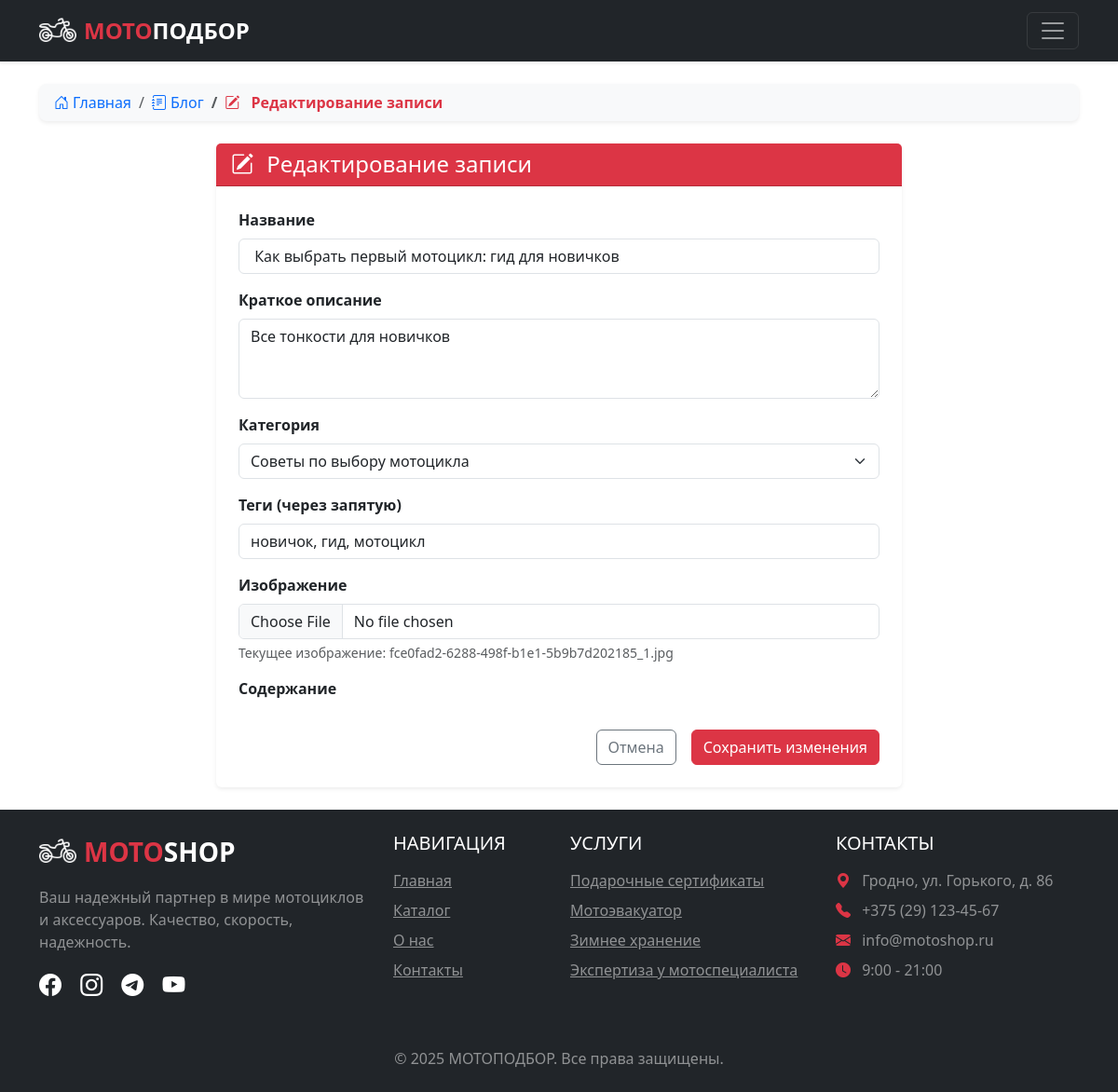
Screenshot of /edit-blog-post/1 (signed in) with the database file from the repository.
### app.py (models this page shows, shortened)
class BlogPost(db.Model):
    __tablename__ = 'blog_posts'
    id = db.Column(db.Integer, primary_key=True)
    title = db.Column(db.String(200), nullable=False)
    short_description = db.Column(db.String(300), nullable=False)
    content = db.Column(db.Text, nullable=False)
    image_name = db.Column(db.String(100), nullable=False)
    category = db.Column(db.String(50), nullable=False)
    tags = db.Column(db.String(200))
    views = db.Column(db.Integer, default=0)
    created_at = db.Column(db.DateTime, default=datetime.now)
    updated_at = db.Column(db.DateTime, default=datetime.now, onupdate=datetime.now)
    comments = db.relationship('Comment', backref='blog_post', lazy=True, cascade='all, delete-orphan')

class Services(db.Model):
    id = db.Column(db.Integer,primary_key=True)
    title = db.Column(db.String(100))
    text = db.Column(db.Text)

### app.py (the view, shortened to what this page needs)
@app.route('/edit-blog-post/<int:post_id>', methods=['GET', 'POST'])
def edit_blog_post(post_id):
    current_user = Users.query.filter_by(email=session['name']).first()
    post = BlogPost.query.get_or_404(post_id)
    if current_user.root != 1 and current_user.id != post.author_id:
        flash('У вас нет прав для редактирования этой записи', 'danger')
        return redirect(url_for('blog_post', post_id=post_id))
    return render_template('edit_blog_post.html', post=post)

### app.py (called while the page is built)
@app.context_processor
def inject_user():
    def get_user_name():
        if 'name' in session:
            user = Users.query.filter_by(email=session['name']).first()
            if user:
                user_ratings = {r.id_article: r for r in Ratings.query.filter_by(id_user=user.id).all()}
                for article in Articles.query.all():
                    article.user_rating = user_ratings.get(article.id)
            return user
    return dict(
        active_user=get_user_name(),
        articles_category=db.session.query(Articles.category).distinct().all(),
        services=db.session.query(Services).all()
    )

@app.context_processor
def utility_processor():
    def pluralize(count, form1, form2, form5):
        count = abs(count) % 100
        if 10 < count < 20:
            return form5
        count = count % 10
        if count == 1:
            return form1
        if 1 < count < 5:
            return form2
        return form5
    return dict(pluralize=pluralize)

@app.context_processor
def inject_services():
    return dict(
    services=db.session.query(Services).all(),
    )

@app.context_processor
def inject_custom_css():
    return dict(
        admin_css_url='/static/css/custom_admin.css'
    )

### templates/edit_blog_post.html (shortened to what this page needs)
{% extends 'base.html' %}
{% block main %}
    <main class="py-4">
      <div class="container">
        <nav aria-label="breadcrumb" class="mb-4">
          <ol class="breadcrumb bg-light rounded-3 px-3 py-2 shadow-sm">
            <li class="breadcrumb-item"><a href="/" class="text-decoration-none"><i class="bi bi-house-door me-1"></i>Главная</a></li>
            <li class="breadcrumb-item"><a href="/blog" class="text-decoration-none"><i class="bi bi-journal-text me-1"></i>Блог</a></li>
            <li class="breadcrumb-item active text-danger fw-bold" aria-current="page">
              <i class="bi bi-pencil-square me-2"></i> {% if post %}Редактирование{% else %}Добавление{% endif %} записи
            </li>
          </ol>
        </nav>
        <div class="row justify-content-center">
          <div class="col-lg-8">
            <div class="card border-0 shadow-sm">
              <div class="card-header bg-danger text-white">
                <h4 class="mb-0">
                  <i class="bi bi-pencil-square me-2"></i>
                  {% if post %}Редактирование записи{% else %}Добавление новой записи{% endif %}
                </h4>
              </div>
              <div class="card-body p-4">
                <form method="post" enctype="multipart/form-data">
                  <div class="mb-3">
                    <label class="form-label fw-bold">Название</label>
                    <input type="text" class="form-control" name="title"
                           value="{{ post.title if post }}" required>
                  </div>
                  <div class="mb-3">
                    <label class="form-label fw-bold">Краткое описание</label>
                    <textarea class="form-control" name="short_description" rows="3" required>{{ post.short_description if post }}</textarea>
                  </div>
                  <div class="mb-3">
                    <label class="form-label fw-bold">Категория</label>
                    <select class="form-select" name="category" required>
                        <option value="Советы по выбору мотоцикла" {% if post.category == "Советы по выбору мотоцикла" %}selected{% endif %}>Советы по выбору мотоцикла</option>
                    </select>
                  </div>
                  <div class="mb-3">
                    <label class="form-label fw-bold">Теги (через запятую)</label>
                    <input type="text" class="form-control" name="tags"
                           value="{{ post.tags if post }}"
                           placeholder="Например: мотоциклы, ремонт, советы">
                  </div>
                  <div class="mb-3">
                    <label class="form-label fw-bold">Изображение</label>
                    <input type="file" class="form-control" name="image" {% if not post %}required{% endif %}>
                    {% if post %}
                    <div class="form-text">Текущее изображение: {{ post.image_name }}</div>
                    {% endif %}
                  </div>
                  <div class="mb-4">
                    <label class="form-label fw-bold">Содержание</label>
                  </div>
                  <div class="d-grid gap-2 d-md-flex justify-content-md-end">
                    <a href="{% if post %}{{ url_for('blog_post', post_id=post.id) }}{% else %}{{ url_for('blog') }}{% endif %}"
                       class="btn btn-outline-secondary me-md-2">
                      Отмена
                    </a>
                    <button type="submit" class="btn btn-danger">
                      {% if post %}Сохранить изменения{% else %}Добавить запись{% endif %}
                    </button>
                  </div>
                </form>
              </div>
            </div>
          </div>
        </div>
      </div>
    </main>
{% endblock %}

### templates/base.html (shortened to what this page needs)
<!DOCTYPE html>
<html lang="ru">
  <head>
    <link rel="stylesheet" href="{{ url_for('static', filename='css/bootstrap.min.css') }}">
    <link rel="stylesheet" href="{{ url_for('static', filename='css/styles.css') }}">
    <link rel="stylesheet" href="https://cdn.jsdelivr.net/npm/bootstrap-icons@1.10.0/font/bootstrap-icons.css">
    <link rel="stylesheet" href="https://cdnjs.cloudflare.com/ajax/libs/animate.css/4.1.1/animate.min.css">
  </head>
  <body class="d-flex flex-column min-vh-100">
    <header class="navbar navbar-expand-xxl navbar-dark bg-dark shadow-sm" >
      <div class="container">
        <a href="/" class="navbar-brand d-flex align-items-center">
          <img src="{{ url_for('static', filename='img/icons/icon.png') }}" alt="MOTOSHOP Logo" width="40" height="40" class="me-2">
          <span class="fs-4 fw-bold text-danger">МОТО<span class="text-white">ПОДБОР</span></span>
        </a>
        <button class="navbar-toggler" type="button" data-bs-toggle="collapse" data-bs-target="#navbarMain">
          <span class="navbar-toggler-icon"></span>
        </button>
      </div>
    </header>
    {% block main %}{% endblock %}
    <footer class="bg-dark mt-auto py-4">
      <div class="container">
        <div class="row">
          <div class="col-lg-4 mb-4 mb-lg-0">
            <div class="d-flex align-items-center mb-3">
              <img src="{{ url_for('static', filename='img/icons/icon.png') }}" alt="MOTOSHOP Logo" width="40" height="40" class="me-2">
              <span class="fs-3 fw-bold text-danger">MOTO<span class="text-white">SHOP</span></span>
            </div>
            <p class="text-white-50">Ваш надежный партнер в мире мотоциклов и аксессуаров. Качество, скорость, надежность.</p>
            <div class="social-icons mt-3">
              <a href="https://www.facebook.com" target="_blank" class="text-white me-3"><i class="bi bi-facebook fs-4"></i></a>
              <a href="https://www.instagram.com" target="_blank" class="text-white me-3"><i class="bi bi-instagram fs-4"></i></a>
              <a href="https://telegram.org" target="_blank" class="text-white me-3"><i class="bi bi-telegram fs-4"></i></a>
              <a href="https://www.youtube.com" target="_blank" class="text-white"><i class="bi bi-youtube fs-4"></i></a>
            </div>
          </div>
          <div class="col-lg-2 col-md-6 mb-4 mb-md-0">
            <h5 class="text-uppercase text-white mb-3">Навигация</h5>
            <ul class="list-unstyled">
              <li class="mb-2"><a href="/" class="text-white-50 hover-white">Главная</a></li>
              <li class="mb-2"><a href="/catalog" class="text-white-50 hover-white">Каталог</a></li>
              <li class="mb-2"><a href="/about" class="text-white-50 hover-white">О нас</a></li>
              <li class="mb-2"><a href="/contacts" class="text-white-50 hover-white">Контакты</a></li>
            </ul>
          </div>
          <div class="col-lg-3 col-md-6 mb-4 mb-md-0">
            <h5 class="text-uppercase text-white mb-3">Услуги</h5>
            <ul class="list-unstyled">
              {% for service in services %}
              <li class="mb-2"><a href="/services/{{service.id}}" class="text-white-50 hover-white">{{service.title}}</a></li>
              {% endfor %}
            </ul>
          </div>
          <div class="col-lg-3 col-md-6">
            <h5 class="text-uppercase text-white mb-3">Контакты</h5>
            <ul class="list-unstyled text-white-50">
              <li class="mb-2"><i class="bi bi-geo-alt-fill me-2 text-danger"></i> Гродно, ул. Горького, д. 86</li>
              <li class="mb-2"><i class="bi bi-telephone-fill me-2 text-danger"></i> +375 (29) 123-45-67</li>
              <li class="mb-2"><i class="bi bi-envelope-fill me-2 text-danger"></i> info@motoshop.ru</li>
              <li class="mb-2"><i class="bi bi-clock-fill me-2 text-danger"></i> 9:00 - 21:00</li>
            </ul>
          </div>
        </div>
        <hr class="my-4 bg-secondary">
        <div class="row align-items-center">
          <div class="col-md-12 text-center text-center">
            <p class="mb-0 text-white-50">&copy; 2025 МОТОПОДБОР. Все права защищены.</p>
          </div>
        </div>
      </div>
    </footer>
  </body>
</html>

### static/css/styles.css (style rules this page uses)
html { height: 100%; }
body { display: flex; flex-direction: column; height: 100%; background-color: #ffff; border-radius: 30px; }
main { flex: 1 0 auto; }
footer { flex: 0 0 auto; }
.card { transition: transform 0.3s ease, box-shadow 0.3s ease; }

### rows the page displays
BlogPost: title "Как выбрать первый мотоцикл: гид для новичков", short_description "Все тонкости для новичков", category "Советы по выбору мотоцикла", tags "новичок, гид, мотоцикл", image_name "fce0fad2-6288-498f-b1e1-5b9b7d202185_1.jpg"
Services: title "Подарочные сертификаты"
Services: title "Мотоэвакуатор"
Services: title "Зимнее хранение"
Services: title "Экспертиза у мотоспециалиста"
